Frame 1 (no input): blank canvas, image omitted
Frame 60 (the mouse pressed at the canvas centre just before this capture): blank canvas, image omitted
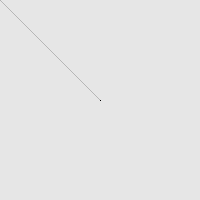
Frame 120 (the mouse held since frame 60 and released just before this capture)

The Processing sketch whose frames 1 and 60 were blank and that drew this single picture after the mouse press (run headless with seeded random() and noise(); from frame 60 on, the mouse is pressed at the canvas centre):

// Processing sketch: processing_68058
// ── processing_68058.pde

void setup(){size(200,200);}void draw(){fill(255,5);rect(-1,-1,201,201);line(pmouseX,pmouseY,mouseX,mouseY);}
//via @ProcessingTips
